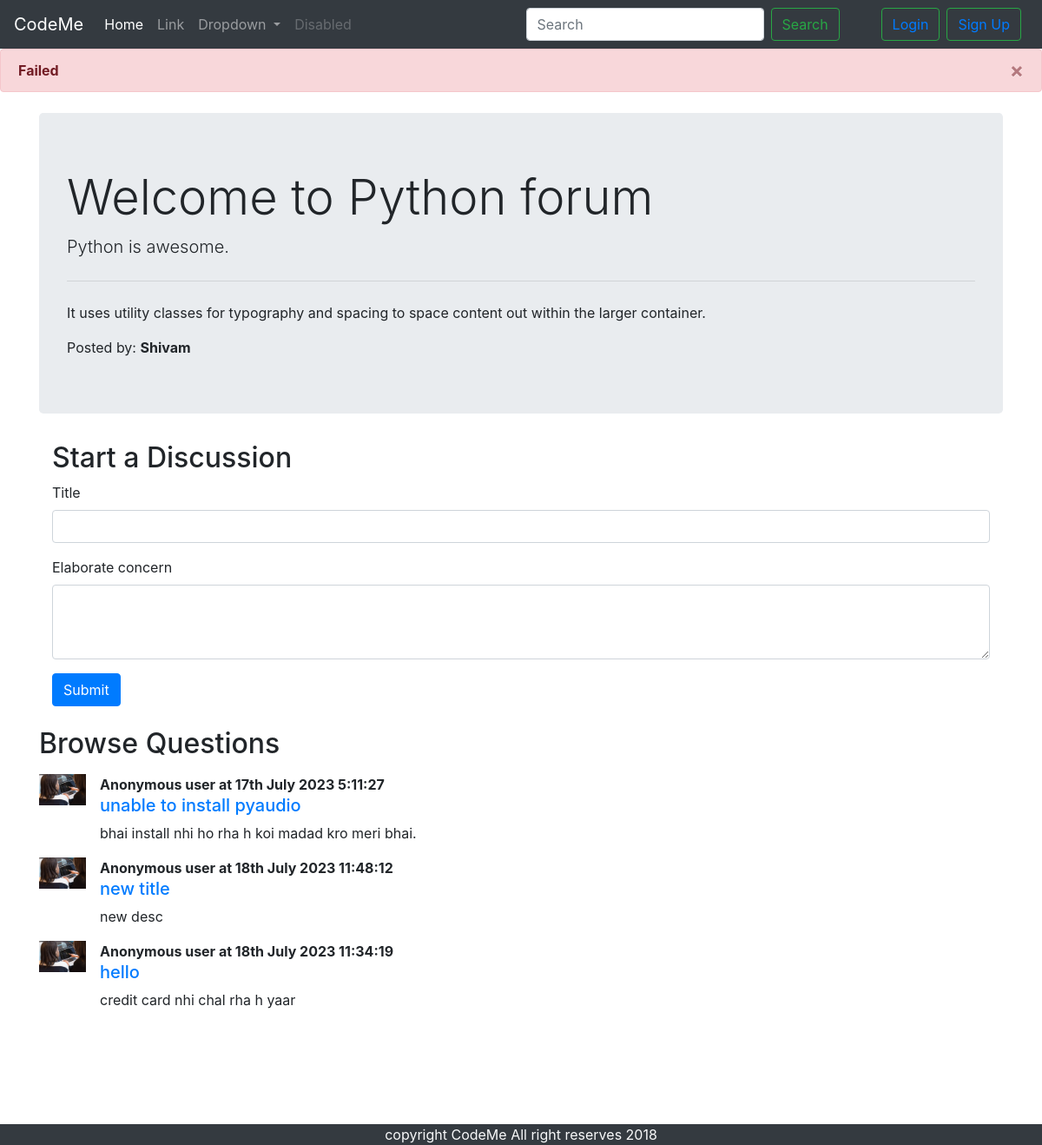
The app's page /threadlist.php?catid=1 with its own data.
### tables this page shows
CREATE TABLE `categories` (
  `category_id` int(8) NOT NULL,
  `category_name` varchar(255) NOT NULL,
  `category_description` varchar(255) NOT NULL,
  `created` datetime NOT NULL DEFAULT current_timestamp()
);

CREATE TABLE `threads` (
  `thread_id` int(7) NOT NULL,
  `thread_title` varchar(255) NOT NULL,
  `thread_desc` text NOT NULL,
  `thread_cat_id` int(7) NOT NULL,
  `thread_user_id` int(7) NOT NULL,
  `timestamp` datetime NOT NULL DEFAULT current_timestamp()
);

### threadlist.php (the view, shortened to what this page needs)
<!DOCTYPE html>
<html lang="en">
<head>
  <link rel="stylesheet" href="https://cdn.jsdelivr.net/npm/bootstrap@4.5.3/dist/css/bootstrap.min.css"
>
</head>
<body>
  <?php
            require "headers/dbconnect.php";
            require "headers/nav.php";
  ?>
  <div class="container my-4">
    <?php
      $id=$_GET['catid'];
      $sql="SELECT * FROM categories where category_id='$id'";
      $result=mysqli_query($conn, $sql);
      while ($row=mysqli_fetch_assoc($result)) {
        $category_name=$row['category_name'];
        $category_desc=$row['category_description'];
      }
      ?>
    <div class='jumbotron'>
      <h1 class='display-4'> Welcome to <?php echo $category_name ?> forum
      </h1>
      <p class='lead'>
        <?php echo $category_desc ?>
      </p>
      <hr class='my-4'>
      <p>It uses utility classes for typography and spacing to space content out within the larger container.</p>
      Posted by: <b>Shivam</b>
    </div>
    <div class="container">
      <h2>Start a Discussion</h2>
      <form action="<?php $_SERVER['REQUEST_URI']?>" method="post">
        <div class="form-group">
          <label for="exampleInputEmail1">Title</label>
          <input type="text" class="form-control" id="exampleInputEmail1" aria-describedby="emailHelp" name='title'>
        </div>
        <div class="form-group">
          <label for="exampleFormControlTextarea1">Elaborate concern</label>
          <textarea class="form-control" id="exampleFormControlTextarea1" rows="3" name="desc"></textarea>
        </div>
        <button type="submit" class="btn btn-primary">Submit</button>
      </form>
    </div>
  </div>
  <div class="container my-4" id="ques">
    <h2>Browse Questions</h2>
    <?php
      $sql="SELECT * FROM `threads` WHERE thread_cat_id=$id";
      $result=mysqli_query($conn, $sql);
      while ($row=mysqli_fetch_assoc($result)) {
        $thread_title=$row['thread_title'];
        $thread_desc=$row['thread_desc'];
        $time=date("dS F Y g:s:i",strtotime($row['timestamp']));
        echo "    <div class='media my-3'>
        <img src='img/slide-1.jpeg' class='mr-3' alt='...' width='54px'>
        <div class='media-body'>
        <p class='font-weight-bold my-0'>Anonymous user at ".$time."</p>
          <h5 class='mt-0'><a href='thread.php?threadid=".$id."'>".$thread_title."</a></h5>
         ".$thread_desc."
        </div>
      </div>";
      }
      ?>
  </div>
  <?php
            require "headers/footer.php";
  ?>
</body>
</html>

### threadlist.php (style rules this page uses)
#ques { min-height: 433px; }

### records on screen
categories: category_name "Python", category_description "Python is awesome."
threads: timestamp "17th July 2023 5:11:27", thread_title "unable to install pyaudio", thread_desc "bhai install nhi ho rha h koi madad kro meri bhai."
threads: timestamp "18th July 2023 11:48:12", thread_title "new title", thread_desc "new desc"
threads: timestamp "18th July 2023 11:34:19", thread_title "hello", thread_desc "credit card nhi chal rha h yaar"
